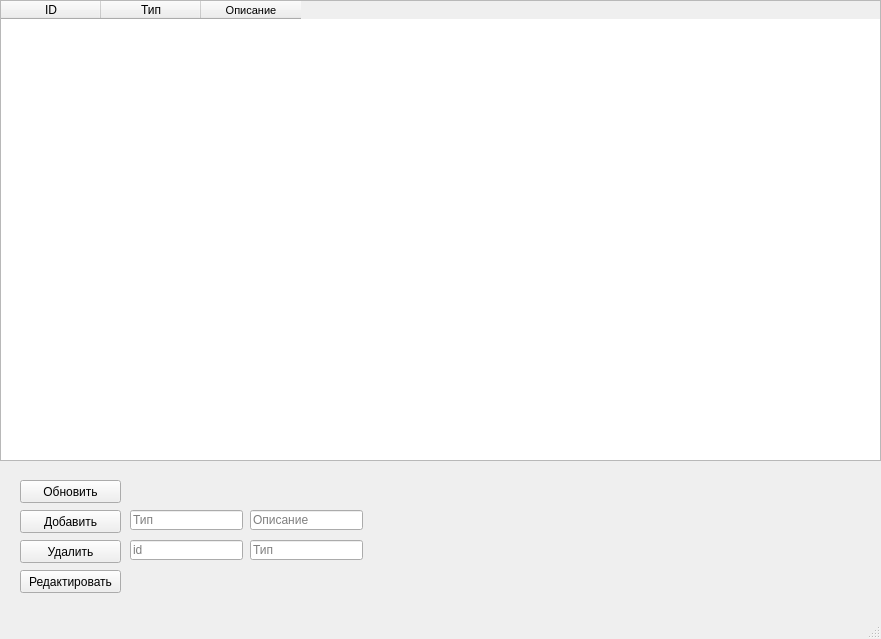
<?xml version="1.0" encoding="UTF-8"?>
<ui version="4.0">
 <class>MainWindow</class>
 <widget class="QMainWindow" name="MainWindow">
  <property name="enabled">
   <bool>true</bool>
  </property>
  <property name="geometry">
   <rect>
    <x>0</x>
    <y>0</y>
    <width>881</width>
    <height>639</height>
   </rect>
  </property>
  <property name="mouseTracking">
   <bool>true</bool>
  </property>
  <property name="tabletTracking">
   <bool>true</bool>
  </property>
  <property name="windowTitle">
   <string>Справочник категорий</string>
  </property>
  <widget class="QWidget" name="centralwidget">
   <widget class="QTableWidget" name="tableWidget">
    <property name="enabled">
     <bool>true</bool>
    </property>
    <property name="geometry">
     <rect>
      <x>0</x>
      <y>0</y>
      <width>881</width>
      <height>461</height>
     </rect>
    </property>
    <property name="maximumSize">
     <size>
      <width>881</width>
      <height>16777215</height>
     </size>
    </property>
    <property name="mouseTracking">
     <bool>false</bool>
    </property>
    <property name="autoFillBackground">
     <bool>true</bool>
    </property>
    <column>
     <property name="text">
      <string>ID</string>
     </property>
    </column>
    <column>
     <property name="text">
      <string>Тип</string>
     </property>
    </column>
    <column>
     <property name="text">
      <string>Описание</string>
     </property>
     <property name="font">
      <font>
       <pointsize>8</pointsize>
       <weight>50</weight>
       <bold>false</bold>
       <stylestrategy>PreferDefault</stylestrategy>
      </font>
     </property>
    </column>
   </widget>
   <widget class="QPushButton" name="update_button">
    <property name="geometry">
     <rect>
      <x>20</x>
      <y>480</y>
      <width>101</width>
      <height>23</height>
     </rect>
    </property>
    <property name="text">
     <string>Обновить</string>
    </property>
   </widget>
   <widget class="QPushButton" name="alter_button">
    <property name="geometry">
     <rect>
      <x>20</x>
      <y>570</y>
      <width>101</width>
      <height>23</height>
     </rect>
    </property>
    <property name="text">
     <string>Редактировать</string>
    </property>
   </widget>
   <widget class="QPushButton" name="add_button">
    <property name="geometry">
     <rect>
      <x>20</x>
      <y>510</y>
      <width>101</width>
      <height>23</height>
     </rect>
    </property>
    <property name="text">
     <string>Добавить</string>
    </property>
   </widget>
   <widget class="QPushButton" name="delete_button">
    <property name="geometry">
     <rect>
      <x>20</x>
      <y>540</y>
      <width>101</width>
      <height>23</height>
     </rect>
    </property>
    <property name="text">
     <string>Удалить</string>
    </property>
   </widget>
   <widget class="QLineEdit" name="adding_type">
    <property name="geometry">
     <rect>
      <x>130</x>
      <y>510</y>
      <width>113</width>
      <height>20</height>
     </rect>
    </property>
    <property name="text">
     <string/>
    </property>
    <property name="maxLength">
     <number>25</number>
    </property>
    <property name="placeholderText">
     <string>Тип</string>
    </property>
   </widget>
   <widget class="QLineEdit" name="adding_desc">
    <property name="geometry">
     <rect>
      <x>250</x>
      <y>510</y>
      <width>113</width>
      <height>20</height>
     </rect>
    </property>
    <property name="maxLength">
     <number>255</number>
    </property>
    <property name="placeholderText">
     <string>Описание</string>
    </property>
   </widget>
   <widget class="QLineEdit" name="id_category">
    <property name="geometry">
     <rect>
      <x>130</x>
      <y>540</y>
      <width>113</width>
      <height>20</height>
     </rect>
    </property>
    <property name="placeholderText">
     <string>id</string>
    </property>
   </widget>
   <widget class="QLineEdit" name="delete_type">
    <property name="geometry">
     <rect>
      <x>250</x>
      <y>540</y>
      <width>113</width>
      <height>20</height>
     </rect>
    </property>
    <property name="text">
     <string/>
    </property>
    <property name="maxLength">
     <number>25</number>
    </property>
    <property name="placeholderText">
     <string>Тип</string>
    </property>
   </widget>
  </widget>
  <widget class="QMenuBar" name="menubar">
   <property name="geometry">
    <rect>
     <x>0</x>
     <y>0</y>
     <width>881</width>
     <height>21</height>
    </rect>
   </property>
  </widget>
  <widget class="QStatusBar" name="statusbar"/>
 </widget>
 <resources/>
 <connections/>
</ui>
